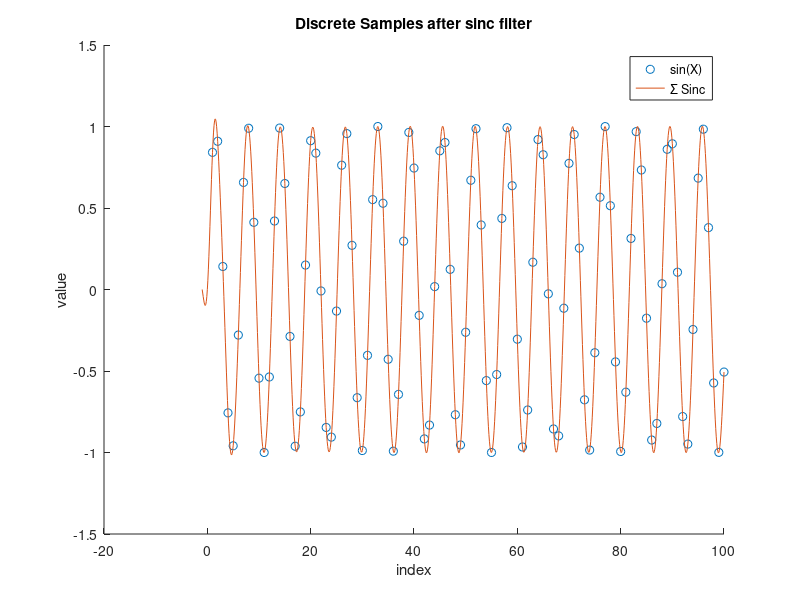

MATLAB code for this plot:
%sinc filter design
clear
X = [1:100];
y = sin(X);
F = @(x) sinc(x);
t = -1:0.1:100;
z = 0;
for k = 1:length(y)
      z = ( z + y(k)*F(t-k));
end
hold on
plot(y,'o')
plot(t,z)
title('Discrete Samples after sinc filter');
xlabel('index')
ylabel('value')
legend('sin(X)','\Sigma Sinc');



    